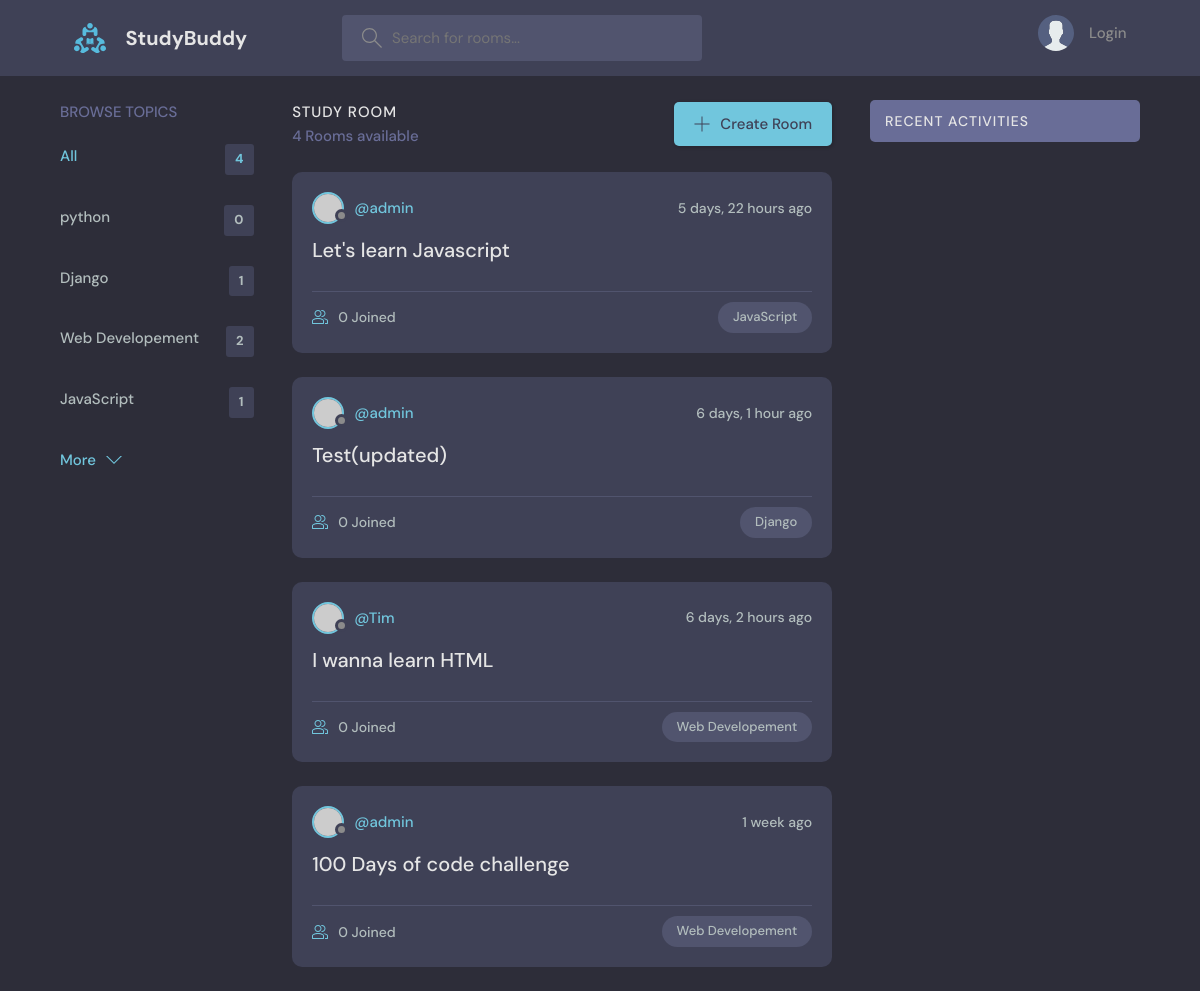
The app's page /, older data.
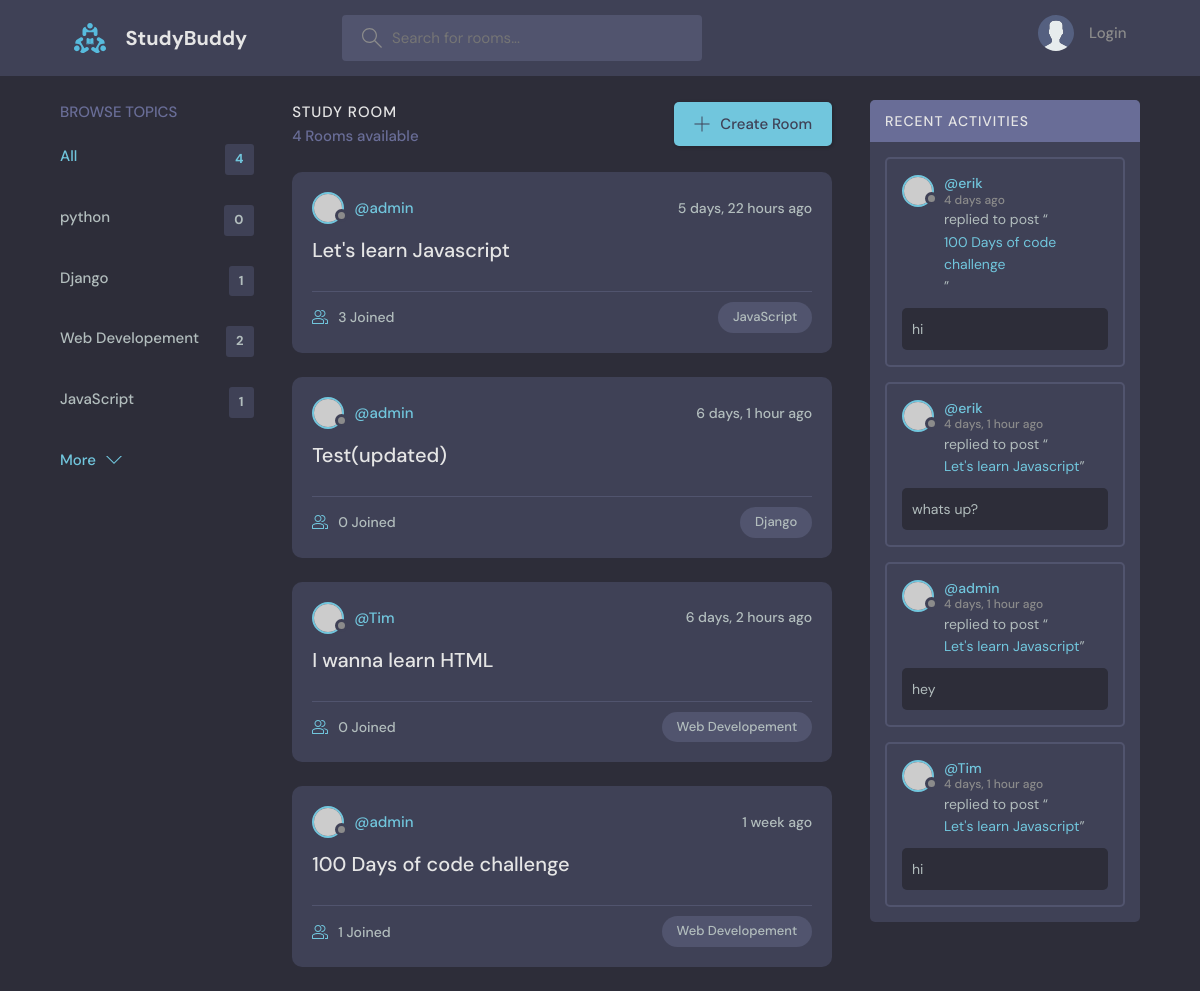
The same page, newer data.
### base/models.py (models this page shows, shortened)
class Topic(models.Model):
    name = models.CharField(max_length=200)

class Room(models.Model):
    host = models.ForeignKey(User, on_delete=models.SET_NULL, null=True)
    topic = models.ForeignKey(Topic, on_delete=models.SET_NULL, null=True)
    name = models.CharField(max_length=200)
    description = models.TextField(null=True,blank=True)
    participants = models.ManyToManyField(User,related_name='participants', blank=True)
    updated = models.DateTimeField(auto_now=True)
    created = models.DateTimeField(auto_now_add=True)
    class Meta:
        ordering = ['-updated','-created']
    def __str__(self):
        return self.name

class Message(models.Model):
    user = models.ForeignKey(User, on_delete=models.CASCADE)
    room = models.ForeignKey(Room, on_delete=models.CASCADE)
    body = models.TextField()
    updated = models.DateTimeField(auto_now=True)
    created = models.DateTimeField(auto_now_add=True)
    class Meta:
        ordering = ['-updated','-created']

### base/views.py (the view)
# urls.py: path('',views.home,name = 'home'),
def home(request):
    q = request.GET.get('q') if request.GET.get('q') != None else ''
    rooms = Room.objects.filter(
        Q(topic__name__icontains= q) |
        Q(name__icontains= q) |
        Q(description__icontains= q)
        )
    topics = Topic.objects.all()[0:5]
    room_count = rooms.count()
    room_messages = Message.objects.filter(Q(room__topic__name__icontains=q))
    context = {'rooms':rooms , 'topics':topics , 'room_count':room_count, 'room_messages':room_messages}
    return render(request,'base/home.html', context)

### base/templates/base/home.html (shortened to what this page needs)
{% extends 'main.html' %}
{% block content %}
<main class="layout layout--3">
  <div class="container">
    {% include 'base/topics_component.html' %}
    <div class="roomList">
      <div class="roomList__header">
        <div>
          <h2>Study Room</h2>
          <p>{{room_count}} Rooms available</p>
        </div>
        <a class="btn btn--main" href="{% url 'create-room' %}">
          <svg version="1.1" xmlns="http://www.w3.org/2000/svg" width="32" height="32" viewBox="0 0 32 32">
            <title>add</title>
            <path
              d="M16.943 0.943h-1.885v14.115h-14.115v1.885h14.115v14.115h1.885v-14.115h14.115v-1.885h-14.115v-14.115z">
            </path>
          </svg>
          Create Room
        </a>
      </div>
      {% include 'base/feed_component.html' %}
    </div>
    {% include 'base/activity_component.html' %}
  </div>
</main>
{% endblock %}

### base/templates/base/topics_component.html
<div class="topics">
    <div class="topics__header">
        <h2>Browse Topics</h2>
    </div>
    <ul class="topics__list">
        <li>
            <a href="{% url 'home' %}" class="active">All <span>{{topics.count}}</span></a>
        </li>
        {% for topic in topics %}
        <li>
            <a href="{% url 'home'%}?q={{topic.name}}"> {{topic.name}}<span>{{topic.room_set.all.count}}</span></a>
        </li>
        {% endfor %}
    </ul>
    <a class="btn btn--link" href="{% url 'topics' %}">
        More
        <svg version="1.1" xmlns="http://www.w3.org/2000/svg" width="32" height="32" viewBox="0 0 32 32">
            <title>chevron-down</title>
            <path d="M16 21l-13-13h-3l16 16 16-16h-3l-13 13z"></path>
        </svg>
    </a>
</div>

### base/templates/base/feed_component.html (shortened to what this page needs)
{% for room in rooms %}
<div class="roomListRoom">
    <div class="roomListRoom__header">
        <a href="{% url 'user-profile' room.host.id %}" class="roomListRoom__author">
            <div class="avatar avatar--small">
                <img src="https://randomuser.me/api/portraits/women/11.jpg" />
            </div>
            <span>@{{room.host.username}}</span>
        </a>
        <div class="roomListRoom__actions">
            <span>{{room.created|timesince}} ago</span>
        </div>
    </div>
    <div class="roomListRoom__content">
        <a href="{% url 'room' room.id %}">{{room.name}}</a>
    </div>
    <div class="roomListRoom__meta">
        <a href="{% url 'room' room.id %}" class="roomListRoom__joined">
            {{room.participants.all.count}} Joined
        </a>
        <p class="roomListRoom__topic">{{room.topic.name}}</p>
    </div>
</div>
{% endfor %}

### base/templates/base/activity_component.html (shortened to what this page needs)
<div class="activities">
    <div class="activities__header">
        <h2>Recent Activities</h2>
    </div>
    {% for message in room_messages %}
    <div class="activities__box">
        <div class="activities__boxHeader roomListRoom__header">
            <a href="{% url 'user-profile' message.user.id %}" class="roomListRoom__author">
                <div class="avatar avatar--small">
                    <img src="https://randomuser.me/api/portraits/women/11.jpg" />
                </div>
                <p>
                    @{{message.user}}
                    <span>{{message.created|timesince}} ago</span>
                </p>
            </a>
        </div>
        <div class="activities__boxContent">
            <p>replied to post “<a href="{% url 'room' message.room.id %}">{{message.room}}</a>”</p>
            <div class="activities__boxRoomContent">
                {{message.body}}
            </div>
        </div>
    </div>
    {% endfor %}
</div>

Row changes from the older to the newer data that the page shows:
changed Room "Let's learn Javascript": participants.all.count "0" → "3"
computed for Room "100 Days of code challenge": participants.all.count "0" → "1"
added Message: user "erik", created "4 days", room "100 Days of code challenge", body "hi"
added Message: user "erik", created "4 days, 1 hour", room "Let's learn Javascript", body "whats up?"
added Message: user "admin", created "4 days, 1 hour", room "Let's learn Javascript", body "hey"
added Message: user "Tim", created "4 days, 1 hour", room "Let's learn Javascript", body "hi"
